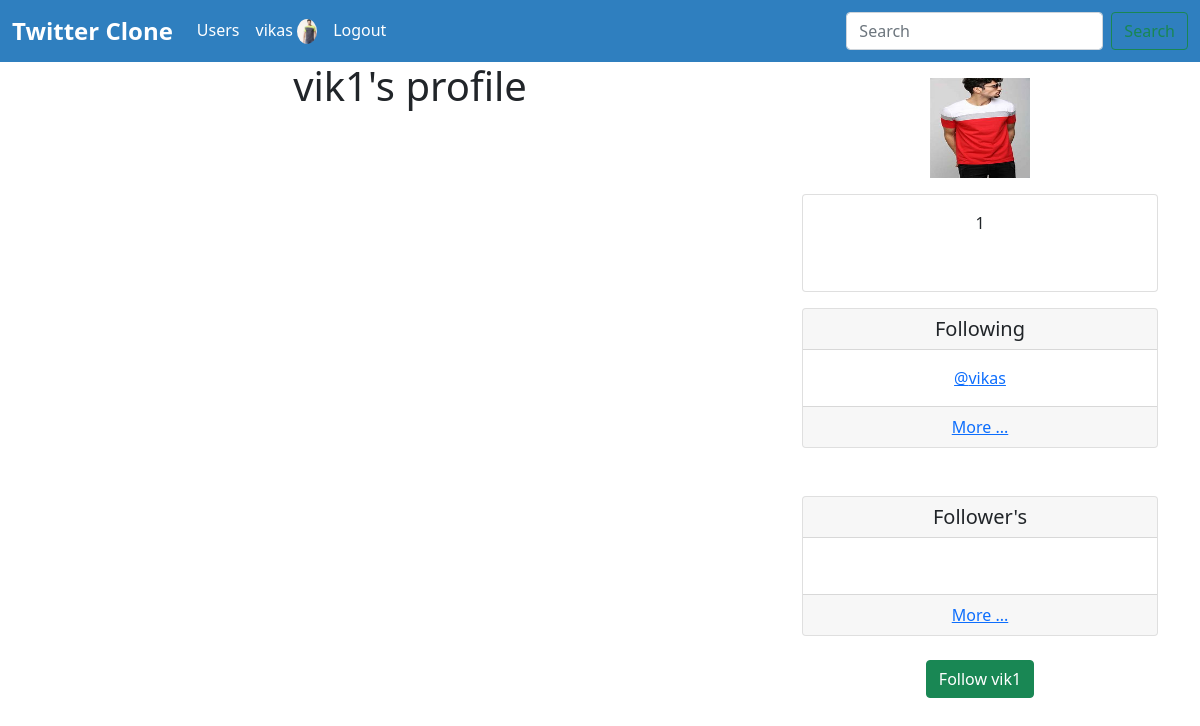
The app's page /profile/5/ (signed in), older data.
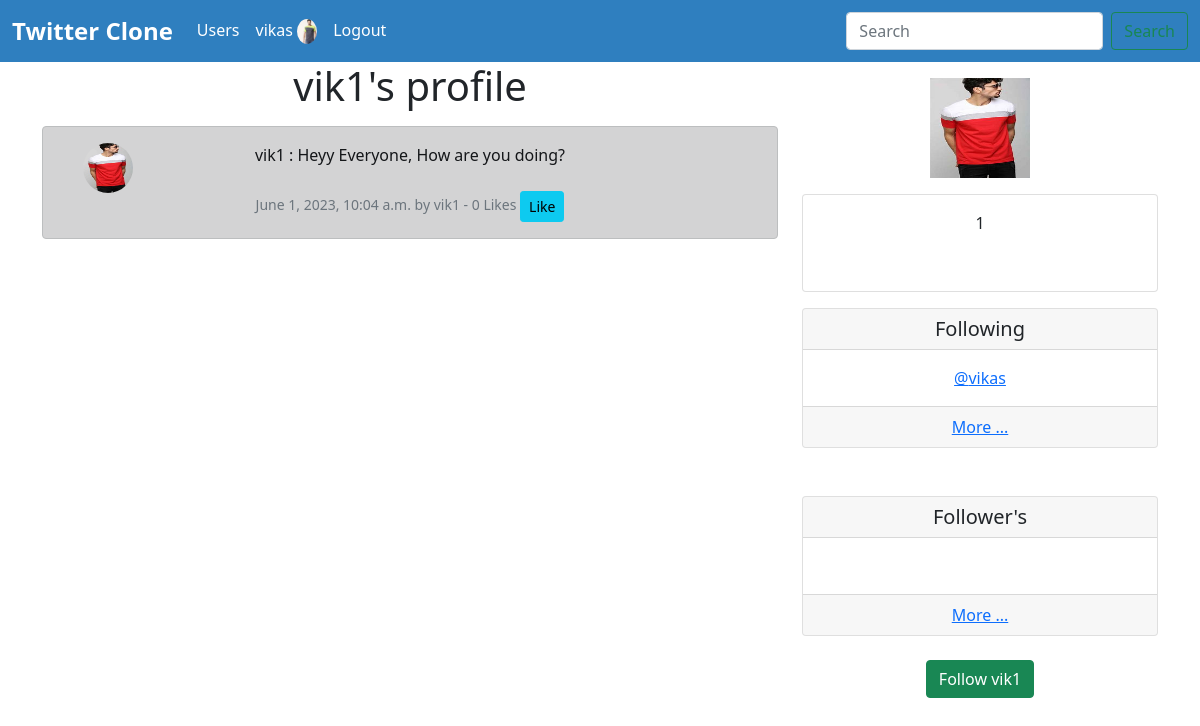
The same page, newer data.
### app/models.py (models this page shows)
class Profile(models.Model):
    user = models.OneToOneField(User, on_delete=models.CASCADE)
    follows = models.ManyToManyField("self", related_name='followed_by', symmetrical=False, blank=True)
    profile_pic = models.ImageField(null=True, blank=True, upload_to='images/')
    bio = models.TextField(null=True, blank=True)
    social_link = models.CharField(max_length=200, null=True, blank=True)
    updated_date = models.DateTimeField(User, auto_now=True)
    def __str__(self):
        return self.user.username

class Tweet(models.Model):
    user = models.ForeignKey(User, on_delete=models.DO_NOTHING)
    body = models.CharField(max_length=500)
    created_on = models.DateTimeField(auto_now_add=True)
    likes = models.ManyToManyField(User, related_name='tweet_like', blank=True)
    def total_likes(self):
        return self.likes.count()
    def __str__(self):
        return f"{self.user} : {self.body}"

### app/views.py (the view, shortened to what this page needs)
# urls.py: path('profile/<int:pk>/', views.profile_view, name='profile'),
def profile_view(request, pk):
    if request.user.is_authenticated:
        profile = Profile.objects.get(id=pk)
        tweets = Tweet.objects.filter(user=pk)
        return render(request, 'app/profile.html', {"profile":profile, 'tweets':tweets})
    else:
        messages.warning(request, "You must be logged in")
        return redirect('home')

### app/templates/app/profile.html (shortened to what this page needs)
{% extends 'app/base.html' %}
{% load static %}
{% block content %}
    <div class="container text-center">
        <div class="row">
            <div class="col-8">
                <h1>{{ profile.user.username }}'s profile</h1>
                <div class="mt-3">
                  {% if tweets %}
                  {% for tweet in tweets %}
                  <div class="alert alert-dark" role="alert">
                    <div class="container">
                      <div class="row">
                        <div class="col-1">
                          {% if profile.profile_pic %}
                          <img src="{{ profile.profile_pic.url }}" class="rounded-circle" width="50px" height="50px" alt="">
                          {% else %}
                          <img src="{% static 'images/user1.png' %}" width="50px" height="50px" alt="">
                          {% endif %}
                        </div>
                          <div class="col-10">
                            {{ tweet }} <br><br>
                            <small class="text-muted">
                                {{ tweet.created_on }} by {{ tweet.user.username }}
                                - {{ tweet.total_likes }} Likes
                                {% if user in tweet.likes.all %}
                                  <a href="{% url 'tweet_like' tweet.id %}" class="btn btn-sm btn-info">Unlike</a>
                                {% else %}
                                  <a href="{% url 'tweet_like' tweet.id %}" class="btn btn-sm btn-info">Like</a>
                                {% endif %}
                            </small>
                        </div>
                      </div>
                    </div>
                  </div>
                  {% endfor %}
                  {% endif %}
                </div>
            </div>
            <div class="col-4 mt-3">
              {% if profile.profile_pic %}
                <img src="{{ profile.profile_pic.url }}" width="100px" height="100px" alt="">
                {% else %}
                <img src="{% static 'images/user1.png' %}" width="100px" height="100px" alt="">
              {% endif %}
              <div class="mt-3">
                <div class="card">
                    <div class="card-body">
                      {% if profile.bio %}
                      <p alifn="justify">{{ profile.bio }}</p> <br>
                      {% endif %}
                    </div>
                </div>
            </div>
                <div class="card mt-3">
                    <h5 class="card-header">Following</h5>
                    <div class="card-body">
                        {% for following in profile.follows.all|slice:5 %}
                        <a href="{% url 'profile' following.user.id %}">@{{ following }}
                        {% endfor %}
                    </div>
                    <div class="card-footer">
                      <a href="{% url 'following_list' profile.user.id %}">More ...</a>
                    </div>
                  </div>
                <br><br>
                <div class="card">
                    <h5 class="card-header">Follower's</h5>
                    <div class="card-body">
                        <br>
                      </div>
                        <div class="card-footer">
                          <a href="{% url 'follower_list' profile.user.id %}">More ...</a>
                        </div>
                  </div>
                  <br>
                  <form action="" method="post">
                    {% if profile in user.profile.follows.all %}
                        <button class="btn btn-danger" name="follow" value="unfollow">Unfollow {{ profile.user.username }}</button>
                    {% else %}
                        <button class="btn btn-success" name="follow" value="follow">Follow {{ profile.user.username }}</button>
                    {% endif %}
                  </form>
            </div>
        </div>
    </div>
{% endblock %}

Row changes from the older to the newer data that the page shows:
added Tweet: profile_pic (picture), user+body "vik1 : Heyy Everyone, How are you doing?", created_on "June 1, 2023, 10:04 a.m.", user.username "vik1", total_likes "0", shows "Like"
